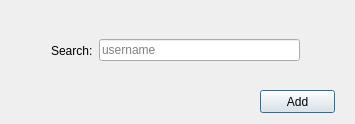
<?xml version="1.0" encoding="UTF-8"?>
<ui version="4.0">
 <class>AddGUI</class>
 <widget class="QDialog" name="AddGUI">
  <property name="geometry">
   <rect>
    <x>0</x>
    <y>0</y>
    <width>355</width>
    <height>124</height>
   </rect>
  </property>
  <property name="windowTitle">
   <string>AddGUI</string>
  </property>
  <widget class="QWidget" name="horizontalLayoutWidget">
   <property name="geometry">
    <rect>
     <x>40</x>
     <y>20</y>
     <width>271</width>
     <height>61</height>
    </rect>
   </property>
   <layout class="QHBoxLayout" name="horizontalLayout">
    <item>
     <widget class="QLabel" name="label">
      <property name="text">
       <string>Search:</string>
      </property>
     </widget>
    </item>
    <item>
     <widget class="QLineEdit" name="username_lineEdit">
      <property name="inputMask">
       <string/>
      </property>
      <property name="text">
       <string/>
      </property>
      <property name="placeholderText">
       <string>username</string>
      </property>
     </widget>
    </item>
   </layout>
  </widget>
  <widget class="QPushButton" name="Add_pushButton">
   <property name="geometry">
    <rect>
     <x>260</x>
     <y>90</y>
     <width>75</width>
     <height>23</height>
    </rect>
   </property>
   <property name="text">
    <string>Add</string>
   </property>
  </widget>
  <widget class="QLabel" name="Tip_label">
   <property name="geometry">
    <rect>
     <x>40</x>
     <y>90</y>
     <width>211</width>
     <height>16</height>
    </rect>
   </property>
   <property name="sizePolicy">
    <sizepolicy hsizetype="Preferred" vsizetype="Preferred">
     <horstretch>0</horstretch>
     <verstretch>0</verstretch>
    </sizepolicy>
   </property>
   <property name="text">
    <string/>
   </property>
  </widget>
 </widget>
 <layoutdefault spacing="6" margin="11"/>
 <resources/>
 <connections/>
</ui>
